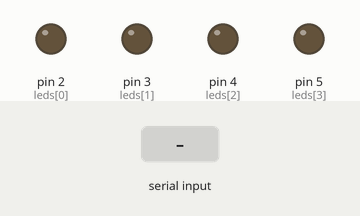
Recording of a sketch running on a simulated Arduino Uno, built with avr-gcc and run on an emulated ATmega328P. Shown: output pins drawn as LEDs (lit = HIGH). Inputs (shaded band) come from the test bench.

Above: at 1.2 s.
1.3 s: "5\n" received over Serial
At 1.9 s:
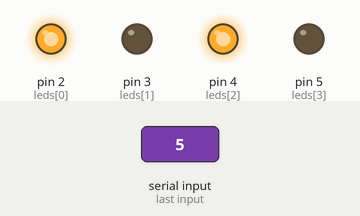
2.8 s: "5\n" received over Serial
At 4.0 s:
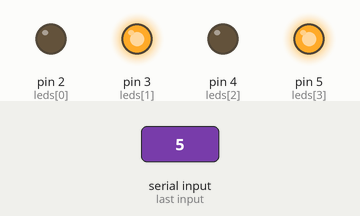
4.3 s: "90,45\n" received over Serial
At 5.5 s:
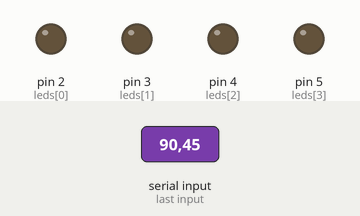
Timing chart, 0 to 7.3 s (numbered marks = the images above; inputs shaded):
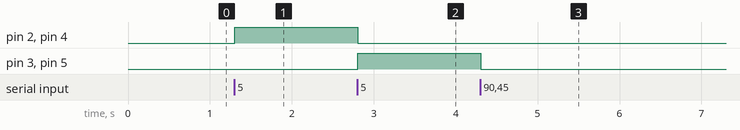

Measured:
- after the input at 1.3 s, pin 2 (leds[0]), pin 4 (leds[2]): LOW → HIGH at once
- after the input at 2.8 s, pin 2 (leds[0]), pin 4 (leds[2]): HIGH → LOW at once; pin 3 (leds[1]), pin 5 (leds[3]): LOW → HIGH at once
- after the input at 4.3 s, pin 3 (leds[1]), pin 5 (leds[3]): HIGH → LOW at once

The sketch:

sketch_miniproyecto2.ino
```cpp
// Pines donde están conectados los LEDs
int leds[] = {2, 3, 4, 5}; // 4 LEDs: bit 0, bit 1, bit 2, bit 3

int acumulador = 0;

void setup() {
  Serial.begin(9600);
  for (int i = 0; i < 4; i++) {
    pinMode(leds[i], OUTPUT);
  }
}

void loop() {
  if (Serial.available()) {
    String data = Serial.readStringUntil('\n');
    int dedos = data.toInt();
    acumulador += dedos;

    if (acumulador > 15) acumulador = 0; // Resetea si pasa de 15 (4 bits máximo)

    mostrarNumero(acumulador);
  }
}

void mostrarNumero(int numero) {
  for (int i = 0; i < 4; i++) {
    digitalWrite(leds[i], (numero >> i) & 1);
  }
}
```
